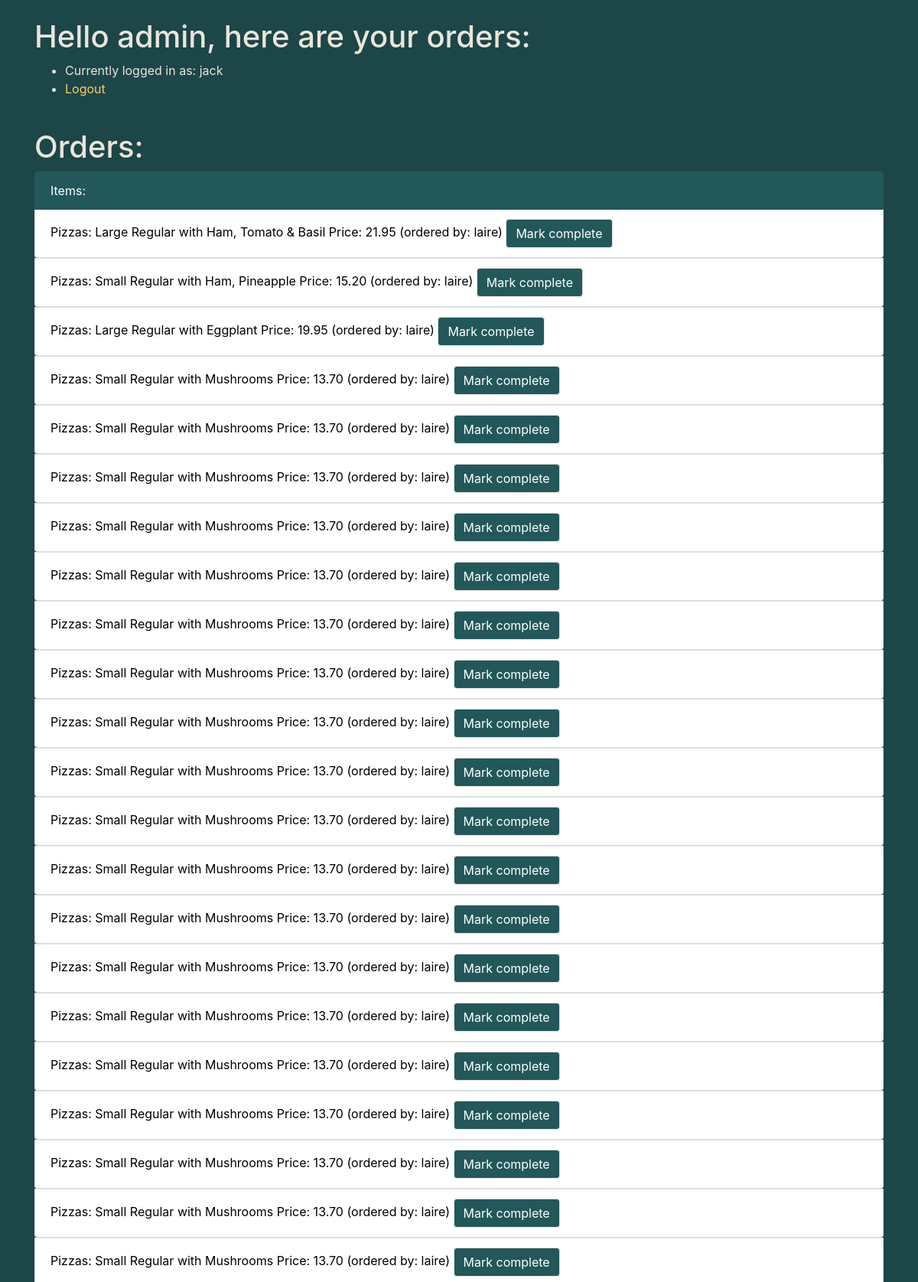
The app's page / (signed in, upper part), older data.
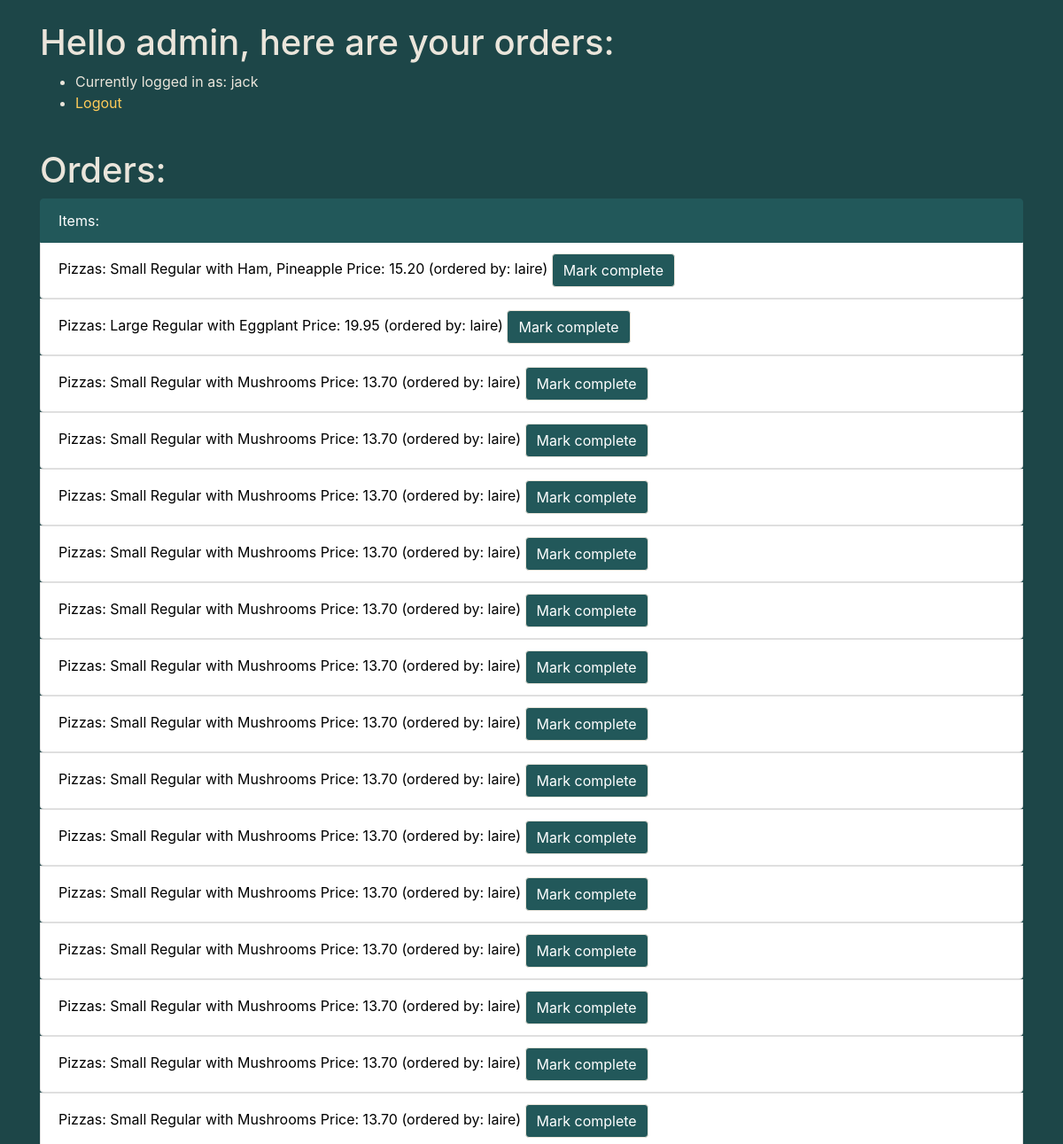
The same page, newer data.
### orders/models.py (models this page shows)
class PizzaOrder(models.Model):
    foodsize = models.ForeignKey(
        FoodSize, on_delete=models.CASCADE, related_name='pizza')
    toppings = models.ManyToManyField(
        PizzaTopping, blank=True, related_name='pizza')
    food_type = models.ForeignKey(
        PizzaType,  on_delete=models.CASCADE, related_name='pizza')
    user = models.CharField(max_length=65)
    status = models.CharField(max_length=20, choices=[
        ('Draft', 'Draft'),
        ('Ordered', 'Ordered'),
        ('Complete', 'Complete')
        ])
    reg_pizza_type = models.CharField(max_length=65)
    @property
    def get_price(self):
        topping_count = self.toppings.count()
        if topping_count > 3:
            raise ValidationError("You can't select more than three toppings")
        if topping_count == 0:
            if self.foodsize.size == 'Small':
                price = Price.objects.get(
                    menu_item=f'{self.food_type} Pizza {self.reg_pizza_type}', food_type='Pizza').small
            elif self.foodsize.size == 'Large':
                price = Price.objects.get(
                    menu_item=f'{self.food_type} Pizza {self.reg_pizza_type}', food_type='Pizza').large
        elif self.foodsize.size == 'Small':
            price = Price.objects.get(
                menu_item=f'{self.food_type} Pizza {topping_count} Topping', food_type='Pizza').small
        elif self.foodsize.size == 'Large':
            price = Price.objects.get(
                menu_item=f'{self.food_type} Pizza {topping_count} Topping', food_type='Pizza').large
        else:
            price = 'none'
        return price
    def __str__(self):
        toppings = ", ".join(str(seg) for seg in self.toppings.all())
        return f'{self.foodsize} {self.food_type} with {toppings} Price: {self.get_price}'

class PizzaTopping(models.Model):
    name = models.CharField(max_length=64)
    def __str__(self):
        return f'{self.name}'

class FoodSize(models.Model):
    size = models.CharField(max_length=65)
    def __str__(self):
        return f'{self.size}'

class PizzaType(models.Model):
    name = models.CharField(max_length=64)
    def __str__(self):
        return f'{self.name}'

class Price(models.Model):
    menu_item = models.CharField(max_length=65)
    food_type = models.CharField(max_length=65, choices=[
        ('Pizza', 'Pizza'),
        ('Pasta', 'Pasta'),
        ('Salad', 'Salad'),
        ('Platter', 'Platter'),
        ('Sub', 'Sub'),
        ('Topping', 'Topping')
    ])
    small = models.DecimalField(max_digits=10, decimal_places=2)
    large = models.DecimalField(max_digits=10, decimal_places=2)
    def __str__(self):
        return f'{self.menu_item}'

### orders/views.py (the view)
# urls.py: path("", views.index, name="index"),
def index(request):
    if not request.user.is_authenticated:
        return render(request, "orders/fancy_login.html", {"message": None})
    if request.method == 'POST':
        order_data = request.POST
        order_to_basket(order_data, request)
    basket_data, basket_total = get_basket_contents(request)
    checkout_data = get_processed_orders()
    context = {
        "user": request.user,
        "basket": basket_data,
        "basket_total": basket_total,
        "checkout": checkout_data,
        "menu": {
            'Pizzas': [str(i) for i in Price.objects.all() if i.food_type == 'Pizza'],
            'Pastas': [str(i) for i in Price.objects.all() if i.food_type == 'Pasta'],
            'Salads': [str(i) for i in Price.objects.all() if i.food_type == 'Salad'],
            'Platters': [str(i) for i in Price.objects.all() if i.food_type == 'Platter'],
            'Subs': [str(i) for i in Price.objects.all() if i.food_type == 'Sub'],
        },
        "pizza_toppings": PizzaTopping.objects.all(),
        "sub_toppings": SubTopping.objects.all(),
    }
    if User.objects.get(username=request.user).is_staff:
        return render(request, "orders/admin.html", context)
    else:
        return render(request, "orders/user.html", context)

### orders/models.py (called while the page is built)
    def __str__(self):
        return f'{self.name}'

    @property
    def get_price(self):
        print(self.foodsize.size)
        if self.foodsize.size == 'Small':
            price = Price.objects.get(
                menu_item=self.food_type, food_type='Platter').small
        elif self.foodsize.size == 'Large':
            price = Price.objects.get(
                menu_item=self.food_type, food_type='Platter').large
        else:
            price = 'none'
        return price

    def __str__(self):
        return f'{self.foodsize} {self.food_type} Price: {self.get_price}'

### orders/views.py (called while the page is built)
def get_processed_orders():
    checkout_data = {
        'Pizzas': [(i.id, i.user, i) for i in PizzaOrder.objects.filter(status='Ordered')],
        'Subs': [(i.id, i.user, i) for i in SubOrder.objects.filter(status='Ordered')],
        'Pastas': [(i.id, i.user, i) for i in PastaOrder.objects.filter(status='Ordered')],
        'Salads': [(i.id, i.user, i) for i in SaladOrder.objects.filter(status='Ordered')],
        'Platters': [(i.id, i.user, i) for i in PlatterOrder.objects.filter(status='Ordered')]
    }
    return checkout_data

### orders/templates/orders/admin.html (shortened to what this page needs)
{% extends 'orders/base.html' %}
{% load static %}
{% block content %}
<div class="container">
<br>
<h1>Hello admin, {{ user.first_name }} here are your orders:</h1>
<ul>
  <li>Currently logged in as: {{ user.username }}</li>
  <li><a href="{% url 'logout' %}">Logout</a></li>
</ul>
<br>
</div>
<div class="container">
<h1>Orders:</h1>
<ul class="list-group">
  <li class="list-group-item active">Items:</li>
  {% for key, items in checkout.items  %}
      {% for id, user, item in items %}
      <form method="post" action="{% url 'order_status' %}">
      <li class="list-group-item">{{key}}: {{item}} (ordered by: {{ user }})
        <button type="submit" name="admin_form" class="btn btn-primary">Mark complete</button>
        </li>
      </form>
    {% endfor %}
  {% endfor %}
</ul>
</div>
{% endblock %}

Row changes from the older to the newer data that the page shows:
no longer on this page (row edited): PizzaOrder: key "Pizzas", id+foodsize+food_type "Large Regular with Ham, Tomato & Basil Price: 21.95", user "laire"
no longer on this page (row edited): PizzaOrder: key "Pizzas", id+foodsize+food_type "Small Regular with Mushrooms Price: 13.70", user "laire"
no longer on this page (row edited): PizzaOrder: key "Pizzas", id+foodsize+food_type "Small Regular with Mushrooms Price: 13.70", user "laire"
no longer on this page (row edited): PizzaOrder: key "Pizzas", id+foodsize+food_type "Small Regular with Mushrooms Price: 13.70", user "laire"
no longer on this page (row edited): PizzaOrder: key "Pizzas", id+foodsize+food_type "Small Regular with Mushrooms Price: 13.70", user "laire"
no longer on this page (row edited): PizzaOrder: key "Pizzas", id+foodsize+food_type "Small Regular with Mushrooms Price: 13.70", user "laire"
